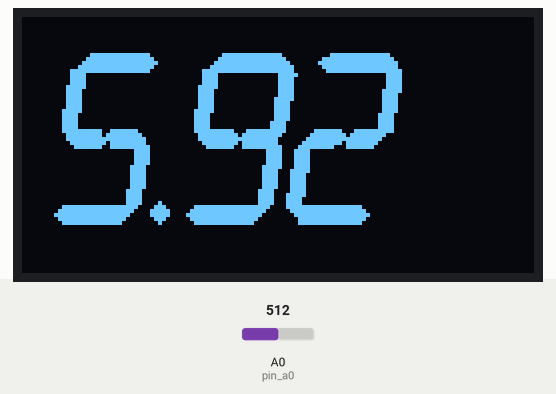
This sketch was run on a simulated Arduino Uno, built with avr-gcc and run on an emulated ATmega328P. On the bench: 128×64 one-colour display. Inputs (shaded band) come from the test bench; at power-on: A0 (pin_a0) = 512. What the sketch prints to the serial monitor is not drawn.

Above: at 1.2 s.
1.3 s: A0 (pin_a0) set to 900
At 2.2 s:
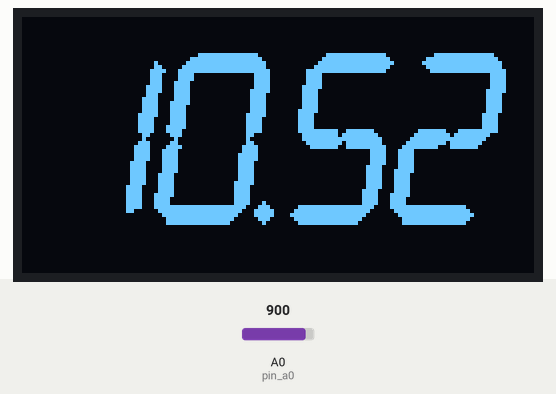
2.9 s: A0 (pin_a0) set to 122
At 3.7 s:
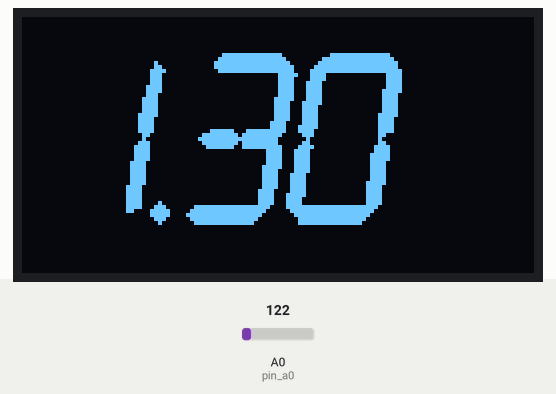
4.5 s: A0 (pin_a0) set to 306
At 5.5 s:
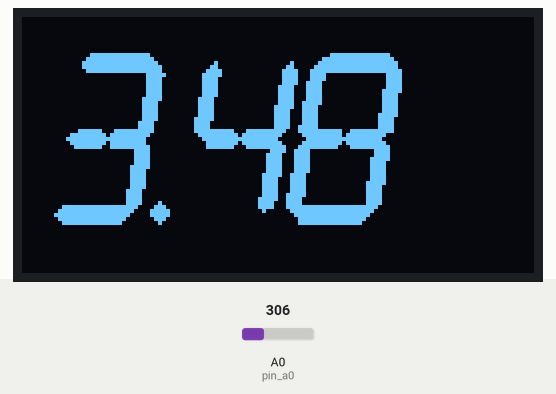
6.0 s: A0 (pin_a0) set to 511
At 6.5 s:
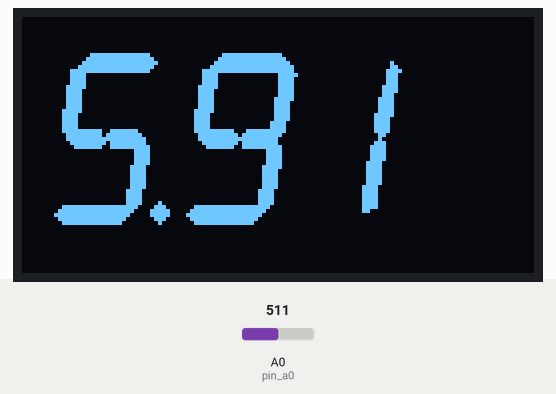
Timing chart, 0 to 8.6 s (numbered marks = the images above; inputs shaded):
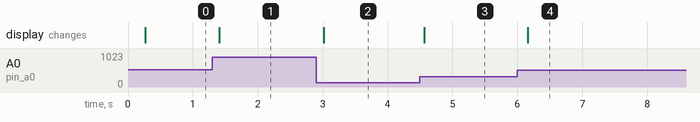

Measured:
- after the input at 1.3 s, the display: changes after 0.11 s (image 1)
- after the input at 2.9 s, the display: changes after 0.12 s (image 2)
- after the input at 4.5 s, the display: changes after 0.07 s (image 3)
- after the input at 6.0 s, the display: changes after 0.16 s (image 4)

The sketch:

aread.ino
```cpp
/*
特别注意! 特别注意! 特别注意!
请使用 millis()做延时除去抖动
不要用delay(),会抖动的

//* 本程序的用途:模拟真实电子秤表头发送特定格式的数据至电脑主板.(使用串口发送的方式,发送指定格式的数据到电脑主板,)
//*
//* 使用的组件: esp8266开发板1个 , 10K旋转电位器1个 , 0.91寸oled屏幕1个
//*
//* 连线方式: 10k电位器L M R 三个脚, L 脚连接GND , M脚连接 A0 , R脚连接 3.3v (逆时针转动数值变小, 顺时针转动数值变大)
//*           0.91寸oled 四个脚, VCC 连接 3.3v , GND连接 GND, SDA 连接 GPIO4 (SDA) , SCL 连接 GPIO5 (SCL)
//*
//* 思路:
//*       通过旋转电位器改变A0引脚的电压值,经过转换公式输出到串口和oled屏幕
//*
//* 方法如下:
//*          1,重新映射A0口的数据范围 ,由默认的12-1023 改为 0-1200
//*            详解:esp8266的A0引脚的位宽是2的10次方,量程为0-1023.最小值设为12 是因为电位器有误差,便宜货.
//*
//*          2,使用" weightF = map(analogRead(pin_a0), 12, 1024, 0, 1200) * 0.01;" 把获取到的数值转换成 0.00 - 12.00
//*            详解:模拟的量程为 0.00 - 12.00
//*
//*          3,分别从oled屏幕和串口输出转换后的数据
//*             详解:1, 串口输出:在电脑上,称重软件需要获取当前重量.
//*                 2,  oled屏幕输出:可直观地显示当前传输的数据
//*/


#include <Adafruit_GFX.h>
#include <Adafruit_SSD1306.h>

//字体文件
#include "Digital_Readout_Thick_V130pt7b.h"

//如果你的 OLED 显示屏没有连接复位引脚或者使用了其他方式进行复位，可以传递-1表示不使用特定的复位引脚。
Adafruit_SSD1306 OLED(128,64,&Wire,-1);


/* 设置oled屏幕的相关信息 */
#define SDA_PIN 4           // SDA引脚，默认gpio4(D2)
#define SCL_PIN 5           // SCL引脚，默认gpio5(D1)

// 模拟引脚A0
const int pin_a0 = A0;

//重量
float weightF = 0.00;

//当前的时间 -上一次的时间 > 预定义的延时
unsigned long ptime = 0;//上一次的时间(毫秒)
const long delay_time = 200;//预定义的延时(毫秒),每隔200毫秒取样一次.


void setup() {
 //初始化串口通讯波特率为9600
  Serial.begin(9600);
  if (!OLED.begin(SSD1306_SWITCHCAPVCC, 0x3C)) {
    Serial.println(F("SSD1306 allocation failed"));

    //for (;;) 这是一个无限循环。如果初始化失败，程序将进入这个循环，停止继续执行其他代码。这样可以防止程序在显示屏初始化失败的情况下继续运行可能导致错误的操作。
    for (;;);
  }
  OLED.clearDisplay();

  //引用字体文件
  OLED.setFont(&Digital_Readout_Thick_V130pt7b);

  //文字颜色是白色
  OLED.setTextColor(WHITE);
}

void loop() {
  //当前的时间
   unsigned long ctime = millis();

   //如果 当前的时间 -上一次的时间 > 预定义的延时,则获取A0引脚的电压值并转换
   //此步骤为 软件除抖动
  if (ctime - ptime > delay_time){

    //上一次的时间设为当前的时间,为下次判断使用
    ptime = ctime;

    //数据转换
    weightF = map(analogRead(pin_a0), 12, 1024, 0, 1200) * 0.01;


  }

    OLED.clearDisplay();
    OLED.setCursor(5,50);
    OLED.print(weightF);
    OLED.display();


//串口输出当前的重量
  printWeightF(weightF);

}


//数据格式转换
void printWeightF(float number) {
  /*输出格式为反序输出,输出格式为 xx.yyy000=
  例如重量=12.34
  反序输出为"43.21000="
  这是模拟电子秤表头的输出格式

  以下是串口调试器数据解析设置
  {
    重量回调方式: 只读式

    所占字节: 8

    是否反转: 是

    标识符: =

    标识符位置: 0

    整数起始位置: 4

    整数结束位置: 7

    小数起始位置: 1

    小数结束位置: 2
  }
  //*/

  // 原始字符串拼接,至少3个0,多加几个没问题的,重量解析时又会做一次反向读取
  // 如发送的反序数据为43.21000= ,接收的正序数据为 =00012.43
  String str = "=000" + String(number);

  // 获取原始字符串的长度
  int len = str.length();

  // 开始反向取值并输出
  for (int i = len - 1; i >= 0; i--) {
    // 逐个字符输出至串口
    Serial.print(str[i]);
  }
}
```

Source omitted: ick_V130pt7b.h (data table, 73590 bytes)
